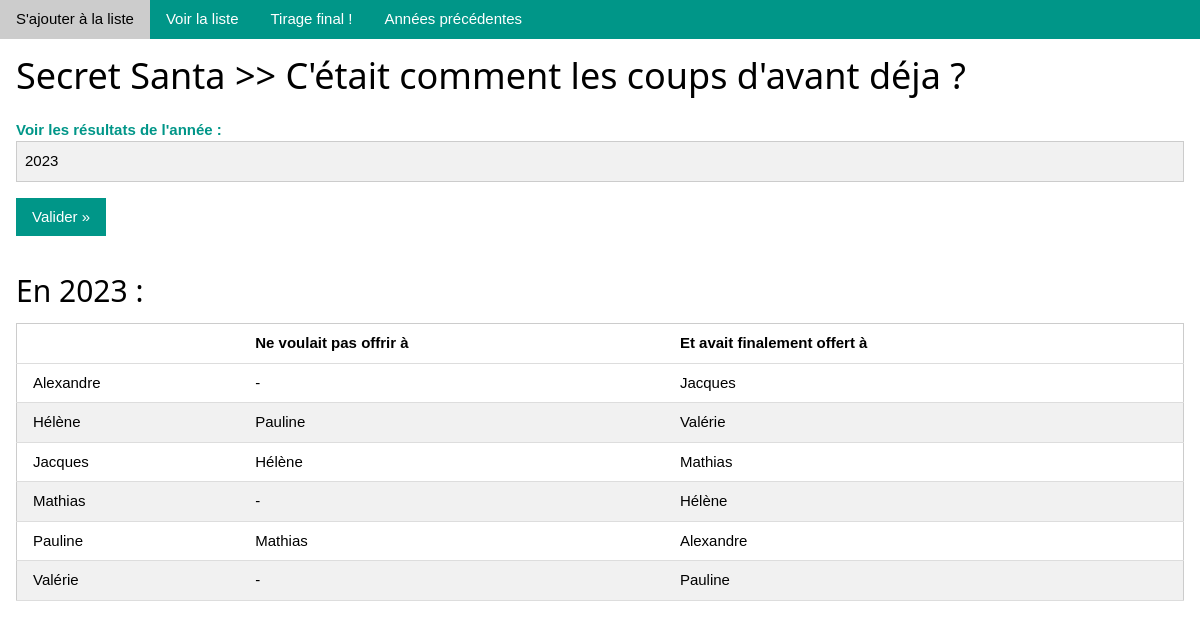
Page /archive/ on the committed database.
### tables this page shows
CREATE TABLE "archive" (
	"id"	INTEGER NOT NULL,
	"name"	TEXT NOT NULL,
	"pseudo"	TEXT NOT NULL,
	"family"	INTEGER,
	"exclude"	INTEGER,
	"target"	INTEGER NOT NULL,
	"year"	INTEGER NOT NULL
);

### app.py (the view)
@app.route('/archive/', methods=['GET', 'POST'])
def archive():
    if request.method == 'GET':
        l_year = currentYear()-1
    if request.method == 'POST':
        l_year = request.form['year']
    l_persons = resultForYear(l_year)
    if len(l_persons) > 0:
        return render_template('archive.html', year = l_year, populated = True, persons = l_persons)
    else :
        return render_template('archive.html', year = l_year, populated = False)

### app.py (called while the page is built)
def currentYear():
    return datetime.now().year

def resultForYear(i_year):
    l_query = str("""SELECT p1.name, p3.name, p2.name
                 FROM archive p1
                 JOIN archive p2 ON p1.target = p2.id AND p2.year = xxx_year_xxx
                 LEFT JOIN archive p3 ON p1.exclude = p3.id AND p3.year = xxx_year_xxx
                 WHERE p1.year = xxx_year_xxx""").replace("xxx_year_xxx", str(i_year))
    return db(l_query)

def db(i_query):
    app.logger.info(i_query)
    con = sqlite3.connect("santa.db")
    cur = con.cursor()
    l_result = cur.execute(i_query).fetchall()
    con.commit()
    con.close()
    return l_result

### templates/archive.html
{% extends 'base.html' %}
{% block title %}C'était comment les coups d'avant déja ?{% endblock %}
{% block content %}
<form class="w3-section" method="post">
    <label class="w3-text-teal" for="year"><b>Voir les résultats de l'année :</b></label>
    <input class="w3-input w3-border w3-light-grey" type="number" name="year" id="year" value={{ year }} required>
    <input class="w3-button w3-section w3-teal w3-ripple" type="submit" value="Valider »">
</form>
{% if populated %}
<h2>En {{ year }} :</h2>
<table class="w3-table-all w3-hoverable" id="image-table">
    <thead>
        <tr>
            <th></th>
            <th>Ne voulait pas offrir à</th>
            <th>Et avait finalement offert à</th>
        </tr>
    </thead>
    <tbody>
        {% for person in persons %}
        <tr>
            <td>{{ person[0] }}</td>
            <td>{{ (person[1]|string).replace("None", "-") }}</td>
            <td>{{ person[2] }}</td>
        </tr>
        {% endfor %}
    </tbody>
</table>
{% else %}
<h2>Pas de résultat disponible pour l'année {{ year }}</h2>
{% endif %}
{% endblock %}

### templates/base.html (shortened to what this page needs)
<!doctype html>
<html>
<link rel="stylesheet" href="{{ url_for('static', filename='css/w3.css') }}">
<body>
  <div class="w3-bar w3-teal" id="menuBar">
    <a href="/enrol/" class="w3-bar-item w3-button w3-mobile">S'ajouter à la liste</a>
    <a href="/list/" class="w3-bar-item w3-button w3-mobile">Voir la liste</a>
    <a href="/result/" class="w3-bar-item w3-button w3-mobile">Tirage final !</a>
    <a href="/archive/" class="w3-bar-item w3-button w3-mobile">Années précédentes</a>
  </div>
  <div class="w3-container">
    <h1>Secret Santa >> {% block title %}{% endblock %}</h1>
    {% block content %}{% endblock %}
  </div>
</body>
</html>

### static/css/w3.css (style rules this page uses)
*,*:before,*:after { box-sizing:inherit }
html { -ms-text-size-adjust:100%;-webkit-text-size-adjust:100% }
body { margin:0 }
a { background-color:transparent }
b,strong { font-weight:bolder }
button,input,select,textarea,optgroup { font:inherit;margin:0 }
button,input { overflow:visible }
button,[type=button],[type=reset],[type=submit] { -webkit-appearance:button }
html,body { font-family:Verdana,sans-serif;font-size:15px;line-height:1.5 }
html { overflow-x:hidden }
h1 { font-size:36px }
h2 { font-size:30px }
h1,h2,h3,h4,h5,h6 { font-family:"Segoe UI",Arial,sans-serif;font-weight:400;margin:10px 0 }
a { color:inherit }
.w3-table,.w3-table-all { border-collapse:collapse;border-spacing:0;width:100%;display:table }
.w3-table-all { border:1px solid #ccc }
.w3-bordered tr,.w3-table-all tr { border-bottom:1px solid #ddd }
.w3-table-all tr:nth-child(odd) { background-color:#fff }
.w3-table-all tr:nth-child(even) { background-color:#f1f1f1 }
.w3-table td,.w3-table th,.w3-table-all td,.w3-table-all th { padding:8px 8px;display:table-cell;text-align:left;vertical-align:top }
.w3-table th:first-child,.w3-table td:first-child,.w3-table-all th:first-child,.w3-table-all td:first-child { padding-left:16px }
.w3-btn,.w3-button { border:none;display:inline-block;padding:8px 16px;vertical-align:middle;overflow:hidden;text-decoration:none;color:inherit;background-color:inherit;text-align:center;cursor:pointer;white-space:nowrap }
.w3-btn,.w3-button { -webkit-touch-callout:none;-webkit-user-select:none;-khtml-user-select:none;-moz-user-select:none;-ms-user-select:none;user-select:none }
.w3-ripple { transition:opacity 0s }
.w3-input { padding:8px;display:block;border:none;border-bottom:1px solid #ccc;width:100% }
.w3-bar { width:100%;overflow:hidden }
.w3-bar .w3-bar-item { padding:8px 16px;float:left;width:auto;border:none;display:block;outline:0 }
.w3-bar .w3-button { white-space:normal }
.w3-container:after,.w3-container:before,.w3-panel:after,.w3-panel:before,.w3-row:after,.w3-row:before,.w3-row-padding:after,.w3-row-padding:before, .w3-cell-row:before,.w3-cell-row:after,.w3-clear:after,.w3-clear:before,.w3-bar:before,.w3-bar:after { content:"";display:table;clear:both }
.w3-container,.w3-panel { padding:0.01em 16px }
.w3-border { border:1px solid #ccc!important }
.w3-section,.w3-code { margin-top:16px!important;margin-bottom:16px!important }
.w3-teal,.w3-hover-teal:hover { color:#fff!important;background-color:#009688!important }
.w3-light-grey,.w3-hover-light-grey:hover,.w3-light-gray,.w3-hover-light-gray:hover { color:#000!important;background-color:#f1f1f1!important }
.w3-text-teal,.w3-hover-text-teal:hover { color:#009688!important }

### rows in the picture
archive: name "Alexandre", value "-", name "Jacques"
archive: name "Hélène", name "Valérie"
archive: name "Pauline", name "Alexandre"
archive: name "Jacques", name "Mathias"
archive: name "Mathias", value "-", name "Hélène"
archive: name "Valérie", value "-", name "Pauline"

### other values in the picture
{{ year }} "2023"
